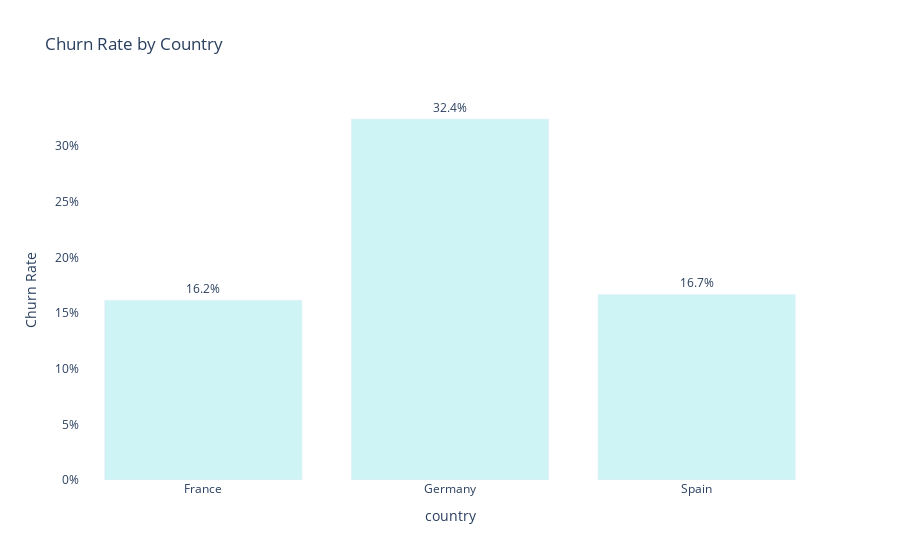

Notebook cell for this chart:
### Code cell
churn_country = df.groupby("country")["churn"].mean().reset_index()

fig_country = px.bar(
    churn_country,
    x="country",
    y="churn",
    title="Churn Rate by Country",
    text="churn",
    color_discrete_sequence=["#CFF4F6"]
)

fig_country.update_traces(
    texttemplate='%{text:.1%}',
    textposition='outside'
)

fig_country.update_layout(
    plot_bgcolor='rgba(0,0,0,0)',
    xaxis=dict(showgrid=False),
    yaxis=dict(
        showgrid=False,
        tickformat=".0%", 
        title="Churn Rate"
    ),
    showlegend=False
)

### Figure 1 — Plotly figure (JSON) as saved in the notebook; plotly's stock layout.template omitted (floating-point values rounded to 4 significant figures)
{"data": [{"hovertemplate": "country=%{x}<br>churn=%{text}<extra></extra>", "legendgroup": "", "marker": {"color": "#CFF4F6", "pattern": {"shape": ""}}, "name": "", "orientation": "v", "showlegend": false, "text": [0.1615, 0.3244, 0.1667], "textposition": "outside", "texttemplate": "%{text:.1%}", "type": "bar", "x": ["France", "Germany", "Spain"], "xaxis": "x", "y": [0.1615, 0.3244, 0.1667], "yaxis": "y"}], "layout": {"barmode": "relative", "legend": {"tracegroupgap": 0}, "plot_bgcolor": "rgba(0,0,0,0)", "showlegend": false, "title": {"text": "Churn Rate by Country"}, "xaxis": {"anchor": "y", "domain": [0, 1], "showgrid": false, "title": {"text": "country"}}, "yaxis": {"anchor": "x", "domain": [0, 1], "showgrid": false, "tickformat": ".0%", "title": {"text": "Churn Rate"}}}}
